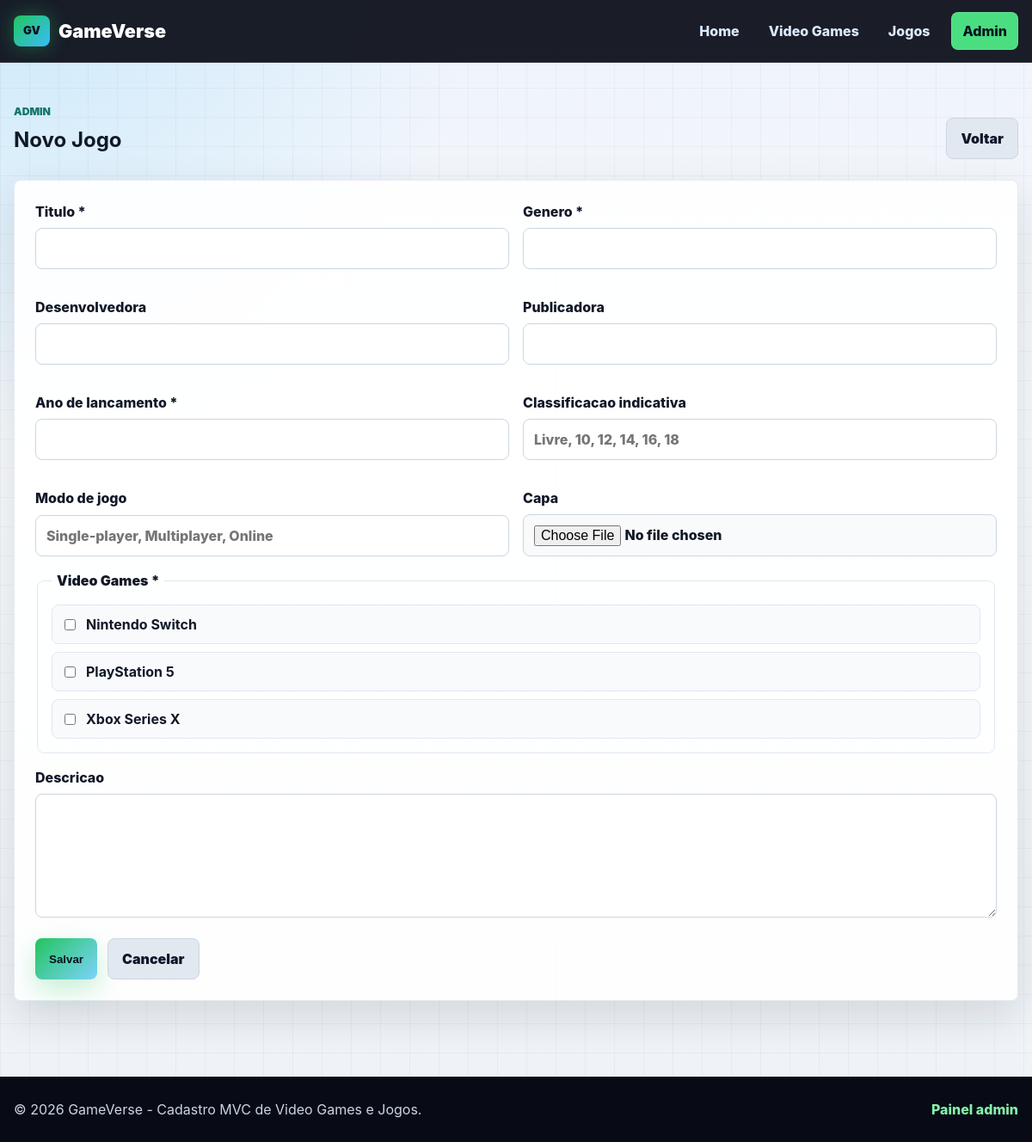
The page /admin/jogos/novo on the database its author committed.
### tables this page shows
CREATE TABLE IF NOT EXISTS video_games (
    id INT UNSIGNED AUTO_INCREMENT PRIMARY KEY,
    nome VARCHAR(120) NOT NULL,
    fabricante VARCHAR(120) NOT NULL,
    geracao VARCHAR(60) NULL,
    ano_lancamento SMALLINT UNSIGNED NOT NULL,
    midia VARCHAR(120) NULL,
    descricao TEXT NULL,
    imagem VARCHAR(255) NULL,
    created_at TIMESTAMP DEFAULT CURRENT_TIMESTAMP,
    updated_at TIMESTAMP DEFAULT CURRENT_TIMESTAMP ON UPDATE CURRENT_TIMESTAMP,
    INDEX idx_video_games_nome (nome),
    INDEX idx_video_games_fabricante (fabricante)
);

### app/Core/Controller.php (called while the page is built, shortened)
<?php
abstract class Controller
{
    protected function view(string $view, array $data = [], string $layout = 'layouts/main'): void
    {
        extract($data, EXTR_SKIP);
        require BASE_PATH . '/app/Views/' . $view . '.php';
    }
}

### app/Controllers/JogoController.php (called while the page is built, shortened)
<?php
class JogoController extends Controller
{
    private VideoGame $videoGameModel;
    public function __construct()
    {
        $this->videoGameModel = new VideoGame();
    }
    public function create(): void
    {
        $this->view('admin/jogos/form', [
            'title' => 'Novo Jogo',
            'jogo' => null,
            'videoGames' => $this->videoGameModel->all(),
            'selectedVideoGames' => [],
            'errors' => [],
        ]);
    }
}

### public/index.php (called while the page is built, shortened)
<?php
require BASE_PATH . '/app/Helpers/functions.php';
$router = new Router();
$router->get('/', [HomeController::class, 'index']);
$router->get('/videogames', [VideoGameController::class, 'index']);
$router->get('/videogames/{id}', [VideoGameController::class, 'show']);
$router->get('/jogos', [JogoController::class, 'index']);
$router->get('/jogos/{id}', [JogoController::class, 'show']);
$router->get('/admin', [AdminController::class, 'dashboard']);
$router->get('/admin/videogames', [VideoGameController::class, 'adminIndex']);
$router->get('/admin/videogames/novo', [VideoGameController::class, 'create']);
$router->post('/admin/videogames/salvar', [VideoGameController::class, 'store']);
$router->get('/admin/videogames/{id}/editar', [VideoGameController::class, 'edit']);
$router->post('/admin/videogames/{id}/atualizar', [VideoGameController::class, 'update']);
$router->post('/admin/videogames/{id}/excluir', [VideoGameController::class, 'destroy']);
$router->get('/admin/jogos', [JogoController::class, 'adminIndex']);
$router->get('/admin/jogos/novo', [JogoController::class, 'create']);
$router->post('/admin/jogos/salvar', [JogoController::class, 'store']);
$router->get('/admin/jogos/{id}/editar', [JogoController::class, 'edit']);
$router->post('/admin/jogos/{id}/atualizar', [JogoController::class, 'update']);
$router->post('/admin/jogos/{id}/excluir', [JogoController::class, 'destroy']);
try {
    $router->dispatch($_SERVER['REQUEST_METHOD'], $_SERVER['REQUEST_URI']);
} catch (PDOException $exception) {
    http_response_code(500);
    (new HomeController())->databaseError($exception);
}

### app/Helpers/functions.php (called while the page is built, shortened)
<?php
function e(?string $value): string
{
    return htmlspecialchars($value ?? '', ENT_QUOTES, 'UTF-8');
}
function base_url(string $path = ''): string
{
    $scriptDir = str_replace('\\', '/', dirname($_SERVER['SCRIPT_NAME'] ?? ''));
    $base = ($scriptDir === '/' || $scriptDir === '.') ? '' : $scriptDir;
    return $base . '/' . ltrim($path, '/');
}
function checked_array(array $values, $expected): string
{
    return in_array((int)$expected, array_map('intval', $values), true) ? 'checked' : '';
}

### app/Core/Model.php (called while the page is built, shortened)
<?php
abstract class Model
{
    public function __construct()
    {
        $this->db = self::connect();
    }
    private static function connect(): PDO
    {
        static $pdo = null;
        if ($pdo instanceof PDO) {
            return $pdo;
        }
        $config = require BASE_PATH . '/config/database.php';
        $dsn = sprintf(
            'mysql:host=%s;dbname=%s;charset=%s',
            $config['host'],
            $config['database'],
            $config['charset']
        );
        $pdo = new PDO($dsn, $config['username'], $config['password'], [
            PDO::ATTR_ERRMODE => PDO::ERRMODE_EXCEPTION,
            PDO::ATTR_DEFAULT_FETCH_MODE => PDO::FETCH_ASSOC,
            PDO::ATTR_EMULATE_PREPARES => false,
        ]);
        return $pdo;
    }
}

### app/Models/VideoGame.php (called while the page is built, shortened)
<?php
class VideoGame extends Model
{
    public function all(string $sort = 'nome', string $direction = 'asc'): array
    {
        $allowedSorts = [
            'id' => 'id',
            'nome' => 'nome',
            'fabricante' => 'fabricante',
            'ano_lancamento' => 'ano_lancamento',
            'midia' => 'midia',
        ];
        $column = $allowedSorts[$sort] ?? $allowedSorts['nome'];
        $direction = strtolower($direction) === 'desc' ? 'DESC' : 'ASC';
        $secondarySort = $column === 'id' ? '' : ', id ASC';
        $stmt = $this->db->query("SELECT * FROM video_games ORDER BY {$column} {$direction}{$secondarySort}");
        return $stmt->fetchAll();
    }
}

### app/Views/admin/jogos/form.php (the view, shortened to what this page needs)
<?php
$isEdit = !empty($jogo['id']);
$action = $isEdit
    ? base_url('/admin/jogos/' . $jogo['id'] . '/atualizar')
    : base_url('/admin/jogos/salvar');
?>
<section class="container section">
    <div class="admin-header">
        <div>
            <p class="eyebrow">Admin</p>
            <h1><?= $isEdit ? 'Editar Jogo' : 'Novo Jogo' ?></h1>
        </div>
        <a class="btn btn-secondary" href="<?= base_url('/admin/jogos') ?>">Voltar</a>
    </div>
    <form class="form-card" action="<?= $action ?>" method="post" enctype="multipart/form-data">
        <div class="form-grid">
            <label>
                Titulo *
                <input type="text" name="titulo" value="<?= e($jogo['titulo'] ?? '') ?>" required>
            </label>
            <label>
                Genero *
                <input type="text" name="genero" value="<?= e($jogo['genero'] ?? '') ?>" required>
            </label>
            <label>
                Desenvolvedora
                <input type="text" name="desenvolvedora" value="<?= e($jogo['desenvolvedora'] ?? '') ?>">
            </label>
            <label>
                Publicadora
                <input type="text" name="publicadora" value="<?= e($jogo['publicadora'] ?? '') ?>">
            </label>
            <label>
                Ano de lancamento *
                <input type="number" name="ano_lancamento" min="1970" max="2100" value="<?= e((string)($jogo['ano_lancamento'] ?? '')) ?>" required>
            </label>
            <label>
                Classificacao indicativa
                <input type="text" name="classificacao_indicativa" value="<?= e($jogo['classificacao_indicativa'] ?? '') ?>" placeholder="Livre, 10, 12, 14, 16, 18">
            </label>
            <label>
                Modo de jogo
                <input type="text" name="modo_jogo" value="<?= e($jogo['modo_jogo'] ?? '') ?>" placeholder="Single-player, Multiplayer, Online">
            </label>
            <label>
                Capa
                <input type="file" name="capa" accept=".jpg,.jpeg,.png,.webp">
            </label>
        </div>
        <fieldset class="checkbox-group">
            <legend>Video Games *</legend>
            <?php foreach ($videoGames as $videoGame): ?>
                <label>
                    <input type="checkbox" name="video_games[]" value="<?= e((string)$videoGame['id']) ?>" <?= checked_array($selectedVideoGames, $videoGame['id']) ?>>
                    <?= e($videoGame['nome']) ?>
                </label>
            <?php endforeach; ?>
        </fieldset>
        <label>
            Descricao
            <textarea name="descricao" rows="5"><?= e($jogo['descricao'] ?? '') ?></textarea>
        </label>
        <div class="form-actions">
            <button class="btn btn-primary" type="submit">Salvar</button>
            <a class="btn btn-secondary" href="<?= base_url('/admin/jogos') ?>">Cancelar</a>
        </div>
    </form>
</section>

### app/Core/Router.php (shortened to what this page needs)
<?php
class Router
{
    private array $routes = [];
    private function add(string $method, string $path, array $action): void
    {
        $pattern = preg_replace('#\{([a-zA-Z_][a-zA-Z0-9_]*)\}#', '(?P<$1>[0-9]+)', $path);
        $this->routes[] = [
            'method' => $method,
            'pattern' => '#^' . $pattern . '$#',
            'action' => $action,
        ];
    }
    public function dispatch(string $method, string $requestPath): void
    {
        $path = $this->normalizePath($requestPath);
        foreach ($this->routes as $route) {
            if ($route['method'] !== $method) {
                continue;
            }
            if (preg_match($route['pattern'], $path, $matches)) {
                [$controllerName, $methodName] = $route['action'];
                $params = array_filter($matches, 'is_string', ARRAY_FILTER_USE_KEY);
                $controller = new $controllerName();
                call_user_func_array([$controller, $methodName], $params);
                return;
            }
        }
    }
    private function normalizePath(string $requestPath): string
    {
        $path = parse_url($requestPath, PHP_URL_PATH) ?: '/';
        $scriptDir = str_replace('\\', '/', dirname($_SERVER['SCRIPT_NAME'] ?? ''));
        $path = '/' . trim($path, '/');
        return $path === '/' ? '/' : rtrim($path, '/');
    }
}

### public/css/style.css (style rules this page uses)
:root { --bg: #080b16; --bg-2: #111827; --surface: #ffffff; --surface-soft: #f8fafc; --surface-dark: #121826; --text: #111827; --text-inverse: #f8fafc; --muted: #64748b; --muted-inverse: #aeb9d1; --line: #e2e8f0; --line-dark: rgba(255, 255, 255, .12); --primary: #22c55e; --primary-dark: #16a34a; --accent: #38bdf8; --accent-2: #a855f7; --warning: #facc15; --danger: #ef4444; --shadow: 0 18px 50px rgba(15, 23, 42, .13); --shadow-strong: 0 24px 70px rgba(0, 0, 0, .38); --radius: 8px; }
* { box-sizing: border-box; }
html { scroll-behavior: smooth; }
body { margin: 0; background: radial-gradient(circle at top left, rgba(56, 189, 248, .18), transparent 34rem), linear-gradient(180deg, #eef3fb 0%, #f8fafc 38%, #eef2f7 100%); color: var(--text); font-family: Inter, Arial, Helvetica, sans-serif; line-height: 1.5; min-height: 100vh; }
body::before { background-image: linear-gradient(rgba(15, 23, 42, .035) 1px, transparent 1px), linear-gradient(90deg, rgba(15, 23, 42, .035) 1px, transparent 1px); background-size: 34px 34px; content: ""; inset: 0; pointer-events: none; position: fixed; z-index: -1; }
a { color: var(--accent); text-decoration: none; }
.container { width: min(1180px, calc(100% - 32px)); margin: 0 auto; }
.hero-actions, .admin-actions, .form-actions { display: flex; flex-wrap: wrap; gap: 12px; margin-top: 24px; }
.btn { align-items: center; border: 0; border-radius: var(--radius); cursor: pointer; display: inline-flex; font-weight: 900; justify-content: center; min-height: 44px; padding: 11px 16px; transition: transform .18s ease, box-shadow .18s ease, background .18s ease; }
.btn-primary { background: linear-gradient(135deg, var(--primary), #7dd3fc); box-shadow: 0 12px 30px rgba(34, 197, 94, .26); color: #06101f; }
.btn-secondary { background: rgba(255, 255, 255, .12); border: 1px solid rgba(255, 255, 255, .2); color: #fff; }
.form-actions .btn-secondary, .admin-header .btn-secondary { background: #e2e8f0; border-color: #cbd5e1; color: #0f172a; }
.section { padding: 48px 0; }
.section-title, .admin-header { align-items: end; display: flex; justify-content: space-between; gap: 16px; margin-bottom: 24px; }
.section-title h2, .page-heading h1, .admin-header h1 { margin-bottom: 4px; }
.eyebrow { color: #0f766e; font-size: .76rem; font-weight: 950; letter-spacing: 0; margin: 0 0 6px; text-transform: uppercase; }
h1, h2, h3, p { margin-top: 0; }
.item-card, .stat-card, .form-card, .empty-state, .table-wrapper, .detail-content { background: rgba(255, 255, 255, .9); border: 1px solid rgba(226, 232, 240, .9); border-radius: var(--radius); box-shadow: var(--shadow); }
.form-card { padding: 24px; }
.form-grid { display: grid; gap: 16px; grid-template-columns: repeat(2, minmax(0, 1fr)); }
label, fieldset { color: var(--text); display: grid; font-weight: 850; gap: 7px; margin-bottom: 16px; }
input, textarea { background: #fff; border: 1px solid #cbd5e1; border-radius: var(--radius); color: var(--text); font: inherit; min-height: 44px; padding: 11px 12px; width: 100%; }
input[type="file"] { background: #f8fafc; }
textarea { resize: vertical; }
.checkbox-group { border: 1px solid var(--line); border-radius: var(--radius); display: grid; gap: 9px; padding: 16px; }
.checkbox-group legend { font-weight: 950; padding: 0 6px; }
.checkbox-group label { align-items: center; background: #f8fafc; border: 1px solid #e2e8f0; border-radius: var(--radius); display: flex; font-weight: 700; gap: 9px; margin: 0; padding: 10px; }
.checkbox-group input { min-height: auto; width: auto; }

### rows shown on the page
video_games: nome "Nintendo Switch"
video_games: nome "PlayStation 5"
video_games: nome "Xbox Series X"
